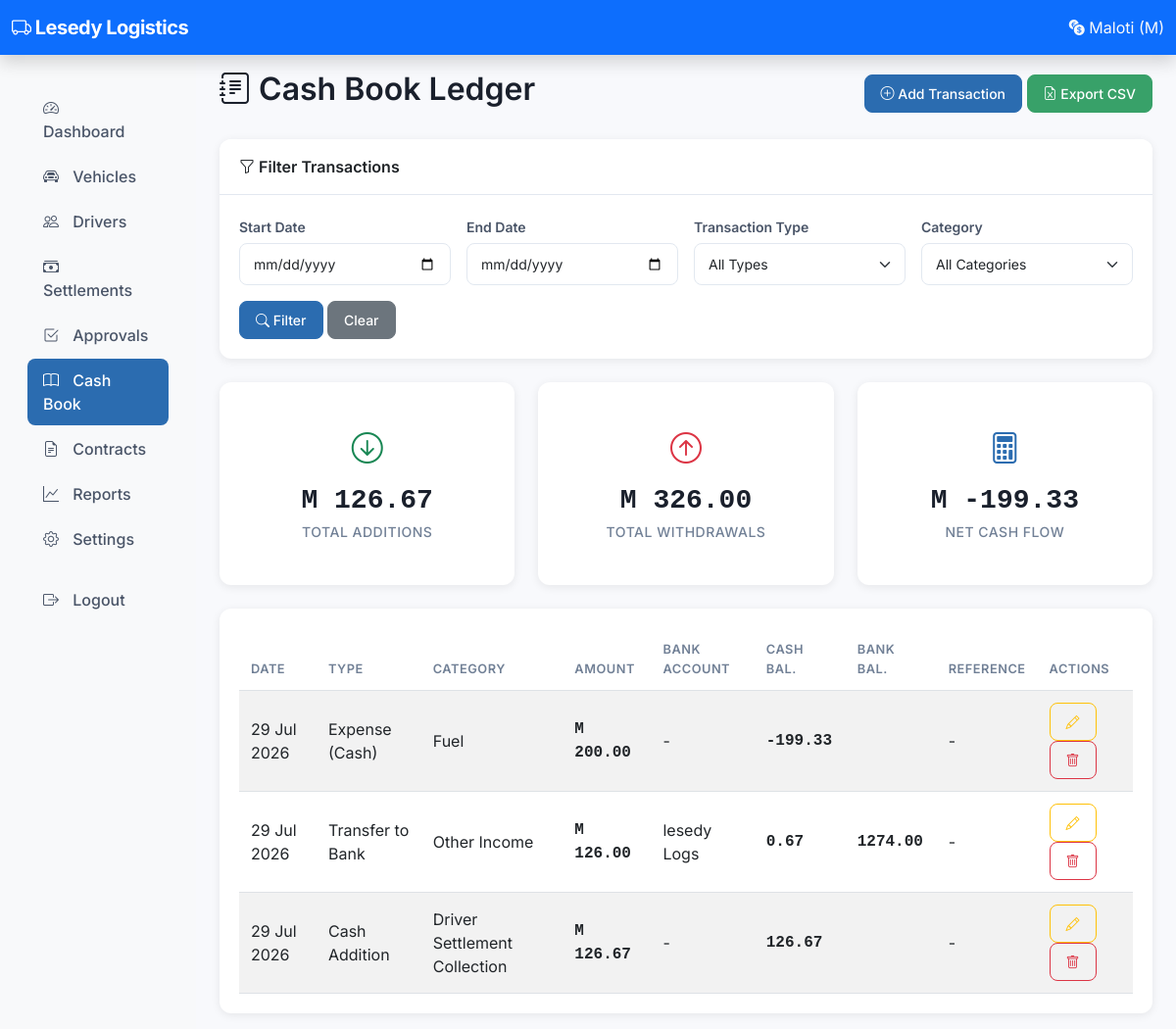
The app's page /owner/cashbook/ledger/ (signed in), older data.
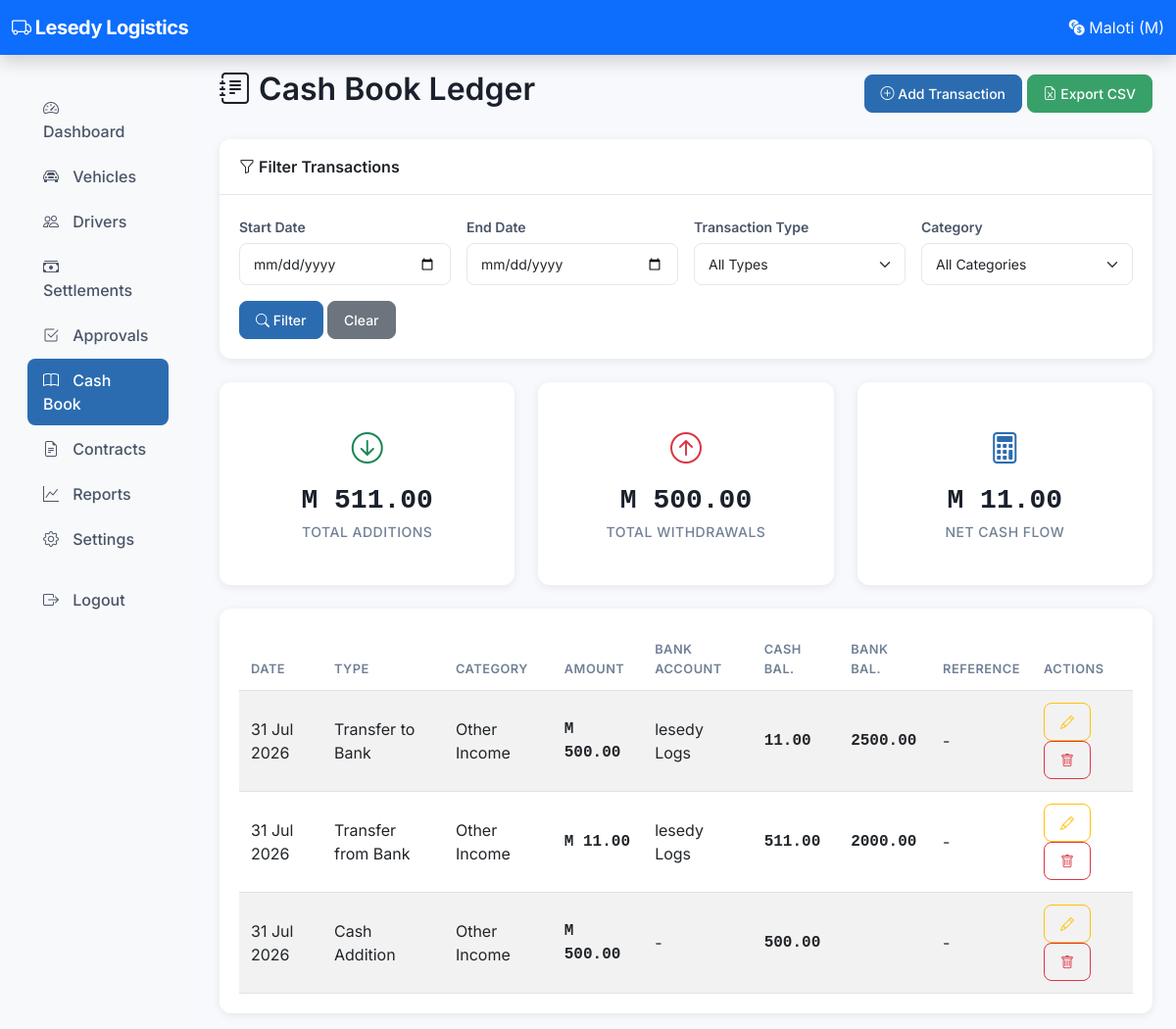
The same page, newer data.
### cashbook/models.py (models this page shows, shortened)
class CashTransaction(models.Model):
    TRANSACTION_TYPES = [
        ('addition', 'Cash Addition'),
        ('withdrawal', 'Cash Withdrawal'),
        ('transfer_to_bank', 'Transfer to Bank'),
        ('transfer_from_bank', 'Transfer from Bank'),
        ('expense_cash', 'Expense (Cash)'),
        ('expense_bank', 'Expense (Bank)'),
        ('petty_cash', 'Petty Cash'),
        ('salary_payment', 'Salary Payment'),
        ('commission_payment', 'Commission Payment'),
        ('bonus_payment', 'Bonus Payment'),
        ('loan_repayment', 'Loan Repayment'),
        ('settlement_collection', 'Settlement Collection'),
    ]
    CATEGORIES = [
        ('settlement_collection', 'Driver Settlement Collection'),
        ('other_income', 'Other Income'),
        ('loan_income', 'Loan Received'),
        ('fuel', 'Fuel'),
        ('maintenance', 'Maintenance/Repairs'),
        ('insurance', 'Insurance'),
        ('permit', 'Permit/License'),
        ('admin_expense', 'Admin Expense'),
        ('driver_salary', 'Driver Salary'),
        ('driver_commission', 'Driver Commission'),
        ('driver_bonus', 'Driver Bonus'),
        ('repayment', 'Loan Repayment'),
        ('other_expense', 'Other Expense'),
        ('petty_cash_expense', 'Petty Cash Expense'),
    ]
    settlement = models.ForeignKey(
        'settlements.DailySettlement',
        on_delete=models.SET_NULL,
        null=True,
        blank=True,
        related_name='cash_transactions',
    )
    bank_account = models.ForeignKey(
        BankAccount,
        on_delete=models.SET_NULL,
        null=True,
        blank=True,
        related_name='transactions',
    )
    transaction_type = models.CharField(max_length=30, choices=TRANSACTION_TYPES)
    category = models.CharField(max_length=30, choices=CATEGORIES)
    amount = models.DecimalField(max_digits=12, decimal_places=2)
    date = models.DateField(default=timezone.now)
    reference = models.CharField(max_length=100, blank=True)
    receipt_photo = models.ImageField(upload_to='receipts/', null=True, blank=True)
    cash_balance_after = models.DecimalField(
        max_digits=12, decimal_places=2, editable=False, null=True, blank=True
    )
    bank_balance_after = models.DecimalField(
        max_digits=12, decimal_places=2, editable=False, null=True, blank=True
    )
    notes = models.TextField(blank=True)
    created_by = models.ForeignKey(
        'auth.User',
        on_delete=models.SET_NULL,
        null=True,
        blank=True,
        related_name='cash_transactions',
    )
    created_at = models.DateTimeField(auto_now_add=True)
    class Meta:
        ordering = ['-date', '-created_at']

class BankAccount(models.Model):
    name = models.CharField(max_length=100)
    account_number = models.CharField(max_length=50)
    bank_name = models.CharField(max_length=100)
    branch = models.CharField(max_length=100, blank=True)
    opening_balance = models.DecimalField(max_digits=12, decimal_places=2, default=0)
    current_balance = models.DecimalField(max_digits=12, decimal_places=2, default=0)
    is_active = models.BooleanField(default=True)
    created_at = models.DateTimeField(auto_now_add=True)
    updated_at = models.DateTimeField(auto_now=True)
    class Meta:
        ordering = ['name']

### cashbook/views.py (the view)
# urls.py: path('ledger/', views.cashbook_ledger, name='owner_cashbook_ledger'),
@_owner_required
def cashbook_ledger(request):
    transactions = CashTransaction.objects.all()
    start_date = request.GET.get('start_date')
    end_date = request.GET.get('end_date')
    t_type = request.GET.get('transaction_type')
    category = request.GET.get('category')
    if start_date:
        transactions = transactions.filter(date__gte=start_date)
    if end_date:
        transactions = transactions.filter(date__lte=end_date)
    if t_type:
        transactions = transactions.filter(transaction_type=t_type)
    if category:
        transactions = transactions.filter(category=category)
    transactions = transactions.order_by('-date', '-created_at')
    total_additions = transactions.filter(
        transaction_type__in=['addition', 'transfer_from_bank', 'settlement_collection']
    ).aggregate(total=Sum('amount'))['total'] or 0
    total_withdrawals = transactions.filter(
        transaction_type__in=['withdrawal', 'transfer_to_bank', 'expense_cash',
                              'petty_cash', 'salary_payment', 'commission_payment',
                              'bonus_payment', 'loan_repayment']
    ).aggregate(total=Sum('amount'))['total'] or 0
    context = {
        'transactions': transactions,
        'start_date': start_date or '',
        'end_date': end_date or '',
        'total_additions': total_additions,
        'total_withdrawals': total_withdrawals,
        'net': total_additions - total_withdrawals,
    }
    return render(request, 'owner/cashbook/ledger.html', context)

### accounts/context_processors.py (called while the page is built)
def pending_approvals(request):
    if request.user.is_authenticated and request.user.is_staff:
        count = DailySettlement.objects.filter(status='submitted').count()
        return {'pending_approvals': count}
    return {}

def system_settings(request):
    try:
        settings = SystemSettings.get_settings()
        return {
            'company_name': settings.company_name,
            'company_phone': settings.company_phone,
            'company_email': settings.company_email,
            'company_address': settings.company_address,
            'company_logo': settings.company_logo,
        }
    except Exception:
        return {
            'company_name': 'Taxi Accounting System',
            'company_phone': '',
            'company_email': '',
            'company_address': '',
            'company_logo': None,
        }

### accounts/models.py (called while the page is built)
    @classmethod
    def get_settings(cls):
        obj, created = cls.objects.get_or_create(id=1)
        return obj

### templates/owner/cashbook/ledger.html (shortened to what the changed rows need)
{% extends 'base.html' %}
{% block content %}
<div class="d-flex justify-content-between align-items-center mb-4">
    <h2><i class="bi bi-journal-text"></i> Cash Book Ledger</h2>
</div>
<div class="row mb-4">
    <div class="col-md-4">
        <div class="card text-center stat-card">
            <div class="card-body">
                <div class="stat-icon"><i class="bi bi-arrow-down-circle text-success"></i></div>
                <div class="stat-value amount-positive">M {{ total_additions|floatformat:2 }}</div>
                <div class="stat-label">Total Additions</div>
            </div>
        </div>
    </div>
    <div class="col-md-4">
        <div class="card text-center stat-card">
            <div class="card-body">
                <div class="stat-icon"><i class="bi bi-arrow-up-circle text-danger"></i></div>
                <div class="stat-value amount-negative">M {{ total_withdrawals|floatformat:2 }}</div>
                <div class="stat-label">Total Withdrawals</div>
            </div>
        </div>
    </div>
    <div class="col-md-4">
        <div class="card text-center stat-card">
            <div class="card-body">
                <div class="stat-icon"><i class="bi bi-calculator"></i></div>
                <div class="stat-value {% if net >= 0 %}amount-positive{% else %}amount-negative{% endif %}">M {{ net|floatformat:2 }}</div>
                <div class="stat-label">Net Cash Flow</div>
            </div>
        </div>
    </div>
</div>
<div class="card">
    <div class="card-body">
        <div class="table-responsive">
            <table class="table table-striped table-hover">
                <thead>
                    <tr>
                        <th>Date</th>
                        <th>Type</th>
                        <th>Category</th>
                        <th>Amount</th>
                        <th>Bank Account</th>
                        <th>Cash Bal.</th>
                        <th>Bank Bal.</th>
                        <th>Reference</th>
                        <th>Actions</th>
                    </tr>
                </thead>
                <tbody>
                    {% for t in transactions %}
                    <tr>
                        <td>{{ t.date|date:"d M Y" }}</td>
                        <td>{{ t.get_transaction_type_display }}</td>
                        <td>{{ t.get_category_display }}</td>
                        <td class="amount">M {{ t.amount|floatformat:2 }}</td>
                        <td>{{ t.bank_account.name|default:"-" }}</td>
                        <td class="amount">{{ t.cash_balance_after|default:"-"|floatformat:2 }}</td>
                        <td class="amount">{{ t.bank_balance_after|default:"-"|floatformat:2 }}</td>
                        <td>{{ t.reference|default:"-" }}</td>
                        <td>
                            {% if t.transaction_type != 'settlement_collection' %}
                            <a href="{% url 'owner_cashbook_edit' t.id %}" class="btn btn-sm btn-outline-warning"><i class="bi bi-pencil"></i></a>
                            <a href="{% url 'owner_cashbook_delete' t.id %}" class="btn btn-sm btn-outline-danger"><i class="bi bi-trash"></i></a>
                            {% else %}
                            <span class="badge bg-secondary">System</span>
                            {% endif %}
                        </td>
                    </tr>
                    {% empty %}
                    <tr><td colspan="9" class="text-center text-muted">No transactions found</td></tr>
                    {% endfor %}
                </tbody>
            </table>
        </div>
    </div>
</div>
{% endblock %}

Row changes from the older to the newer data that the page shows:
changed CashTransaction: date "29 Jul 2026" → "31 Jul 2026"; transaction_type "Expense (Cash)" → "Transfer to Bank"; category "Fuel" → "Other Income"; amount "200.00" → "500.00"; bank_account.name "-" → "lesedy Logs"; cash_balance_after "-199.33" → "11.00"; bank_balance_after (not shown) → "2500.00"
changed CashTransaction: date "29 Jul 2026" → "31 Jul 2026"; transaction_type "Transfer to Bank" → "Transfer from Bank"; amount "126.00" → "11.00"; cash_balance_after "0.67" → "511.00"; bank_balance_after "1274.00" → "2000.00"
changed CashTransaction "Cash Addition": date "29 Jul 2026" → "31 Jul 2026"; category "Driver Settlement Collection" → "Other Income"; amount "126.67" → "500.00"; cash_balance_after "126.67" → "500.00"
Text that changed along with them:
{{ total_additions|floatformat:2 }}: "126.67" → "511.00"
{{ total_withdrawals|floatformat:2 }}: "326.00" → "500.00"
{{ net|floatformat:2 }}: "-199.33" → "11.00"
